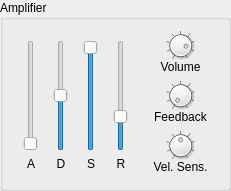
  <widget class="QGroupBox" name="groupBox_9">
   <property name="geometry">
    <rect>
     <x>630</x>
     <y>80</y>
     <width>231</width>
     <height>191</height>
    </rect>
   </property>
   <property name="title">
    <string>Amplifier</string>
   </property>
   <widget class="DialKnob" name="ampVolume">
    <property name="geometry">
     <rect>
      <x>160</x>
      <y>30</y>
      <width>41</width>
      <height>31</height>
     </rect>
    </property>
    <property name="sizePolicy">
     <sizepolicy hsizetype="Fixed" vsizetype="Fixed">
      <horstretch>0</horstretch>
      <verstretch>0</verstretch>
     </sizepolicy>
    </property>
    <property name="minimumSize">
     <size>
      <width>0</width>
      <height>0</height>
     </size>
    </property>
    <property name="maximumSize">
     <size>
      <width>16777215</width>
      <height>16777215</height>
     </size>
    </property>
    <property name="minimum">
     <number>0</number>
    </property>
    <property name="maximum">
     <number>127</number>
    </property>
    <property name="value">
     <number>105</number>
    </property>
    <property name="notchTarget">
     <double>16.000000000000000</double>
    </property>
    <property name="notchesVisible">
     <bool>true</bool>
    </property>
   </widget>
   <widget class="QLabel" name="label_36">
    <property name="geometry">
     <rect>
      <x>140</x>
      <y>60</y>
      <width>81</width>
      <height>21</height>
     </rect>
    </property>
    <property name="frameShadow">
     <enum>QFrame::Plain</enum>
    </property>
    <property name="text">
     <string>Volume</string>
    </property>
    <property name="alignment">
     <set>Qt::AlignHCenter|Qt::AlignTop</set>
    </property>
   </widget>
   <widget class="DialKnob" name="ampVelSens">
    <property name="geometry">
     <rect>
      <x>160</x>
      <y>130</y>
      <width>41</width>
      <height>31</height>
     </rect>
    </property>
    <property name="sizePolicy">
     <sizepolicy hsizetype="Fixed" vsizetype="Fixed">
      <horstretch>0</horstretch>
      <verstretch>0</verstretch>
     </sizepolicy>
    </property>
    <property name="minimumSize">
     <size>
      <width>0</width>
      <height>0</height>
     </size>
    </property>
    <property name="maximumSize">
     <size>
      <width>16777215</width>
      <height>16777215</height>
     </size>
    </property>
    <property name="minimum">
     <number>-64</number>
    </property>
    <property name="maximum">
     <number>63</number>
    </property>
    <property name="notchTarget">
     <double>16.000000000000000</double>
    </property>
    <property name="notchesVisible">
     <bool>true</bool>
    </property>
   </widget>
   <widget class="QLabel" name="label_37">
    <property name="geometry">
     <rect>
      <x>140</x>
      <y>160</y>
      <width>81</width>
      <height>21</height>
     </rect>
    </property>
    <property name="frameShadow">
     <enum>QFrame::Plain</enum>
    </property>
    <property name="text">
     <string>Vel. Sens.</string>
    </property>
    <property name="alignment">
     <set>Qt::AlignHCenter|Qt::AlignTop</set>
    </property>
   </widget>
   <widget class="QLabel" name="label_28">
    <property name="geometry">
     <rect>
      <x>140</x>
      <y>110</y>
      <width>81</width>
      <height>21</height>
     </rect>
    </property>
    <property name="frameShadow">
     <enum>QFrame::Plain</enum>
    </property>
    <property name="text">
     <string>Feedback</string>
    </property>
    <property name="alignment">
     <set>Qt::AlignHCenter|Qt::AlignTop</set>
    </property>
   </widget>
   <widget class="DialKnob" name="feedback">
    <property name="geometry">
     <rect>
      <x>160</x>
      <y>80</y>
      <width>41</width>
      <height>31</height>
     </rect>
    </property>
    <property name="sizePolicy">
     <sizepolicy hsizetype="Fixed" vsizetype="Fixed">
      <horstretch>0</horstretch>
      <verstretch>0</verstretch>
     </sizepolicy>
    </property>
    <property name="minimumSize">
     <size>
      <width>0</width>
      <height>0</height>
     </size>
    </property>
    <property name="maximumSize">
     <size>
      <width>16777215</width>
      <height>16777215</height>
     </size>
    </property>
    <property name="minimum">
     <number>0</number>
    </property>
    <property name="maximum">
     <number>127</number>
    </property>
    <property name="notchTarget">
     <double>16.000000000000000</double>
    </property>
    <property name="notchesVisible">
     <bool>true</bool>
    </property>
   </widget>
   <widget class="QWidget" name="layoutWidget">
    <property name="geometry">
     <rect>
      <x>20</x>
      <y>40</y>
      <width>22</width>
      <height>131</height>
     </rect>
    </property>
    <layout class="QVBoxLayout" name="verticalLayout">
     <item>
      <widget class="EGSlider" name="ampAttack">
       <property name="sizePolicy">
        <sizepolicy hsizetype="Preferred" vsizetype="Expanding">
         <horstretch>0</horstretch>
         <verstretch>0</verstretch>
        </sizepolicy>
       </property>
       <property name="maximum">
        <number>127</number>
       </property>
       <property name="orientation">
        <enum>Qt::Vertical</enum>
       </property>
      </widget>
     </item>
     <item>
      <widget class="QLabel" name="label_3">
       <property name="text">
        <string>A</string>
       </property>
       <property name="alignment">
        <set>Qt::AlignCenter</set>
       </property>
      </widget>
     </item>
    </layout>
   </widget>
   <widget class="QWidget" name="layoutWidget1">
    <property name="geometry">
     <rect>
      <x>50</x>
      <y>40</y>
      <width>22</width>
      <height>131</height>
     </rect>
    </property>
    <layout class="QVBoxLayout" name="verticalLayout_2">
     <item>
      <widget class="EGSlider" name="ampDecay">
       <property name="sizePolicy">
        <sizepolicy hsizetype="Preferred" vsizetype="Expanding">
         <horstretch>0</horstretch>
         <verstretch>0</verstretch>
        </sizepolicy>
       </property>
       <property name="maximum">
        <number>127</number>
       </property>
       <property name="value">
        <number>64</number>
       </property>
       <property name="orientation">
        <enum>Qt::Vertical</enum>
       </property>
      </widget>
     </item>
     <item>
      <widget class="QLabel" name="label_4">
       <property name="text">
        <string>D</string>
       </property>
       <property name="alignment">
        <set>Qt::AlignCenter</set>
       </property>
      </widget>
     </item>
    </layout>
   </widget>
   <widget class="QWidget" name="layoutWidget2">
    <property name="geometry">
     <rect>
      <x>80</x>
      <y>40</y>
      <width>22</width>
      <height>131</height>
     </rect>
    </property>
    <layout class="QVBoxLayout" name="verticalLayout_3">
     <item>
      <widget class="EGSlider" name="ampSustain">
       <property name="sizePolicy">
        <sizepolicy hsizetype="Preferred" vsizetype="Expanding">
         <horstretch>0</horstretch>
         <verstretch>0</verstretch>
        </sizepolicy>
       </property>
       <property name="maximum">
        <number>127</number>
       </property>
       <property name="value">
        <number>127</number>
       </property>
       <property name="orientation">
        <enum>Qt::Vertical</enum>
       </property>
      </widget>
     </item>
     <item>
      <widget class="QLabel" name="label_12">
       <property name="text">
        <string>S</string>
       </property>
       <property name="alignment">
        <set>Qt::AlignCenter</set>
       </property>
      </widget>
     </item>
    </layout>
   </widget>
   <widget class="QWidget" name="layoutWidget3">
    <property name="geometry">
     <rect>
      <x>110</x>
      <y>40</y>
      <width>22</width>
      <height>131</height>
     </rect>
    </property>
    <layout class="QVBoxLayout" name="verticalLayout_4">
     <item>
      <widget class="EGSlider" name="ampRelease">
       <property name="sizePolicy">
        <sizepolicy hsizetype="Preferred" vsizetype="Expanding">
         <horstretch>0</horstretch>
         <verstretch>0</verstretch>
        </sizepolicy>
       </property>
       <property name="maximum">
        <number>127</number>
       </property>
       <property name="value">
        <number>36</number>
       </property>
       <property name="orientation">
        <enum>Qt::Vertical</enum>
       </property>
       <property name="tickPosition">
        <enum>QSlider::NoTicks</enum>
       </property>
      </widget>
     </item>
     <item>
      <widget class="QLabel" name="label_13">
       <property name="text">
        <string>R</string>
       </property>
       <property name="alignment">
        <set>Qt::AlignCenter</set>
       </property>
      </widget>
     </item>
    </layout>
   </widget>
   <zorder>layoutWidget</zorder>
   <zorder>layoutWidget1</zorder>
   <zorder>layoutWidget2</zorder>
   <zorder>layoutWidget3</zorder>
   <zorder>label_28</zorder>
   <zorder>label_37</zorder>
   <zorder>label_36</zorder>
   <zorder>ampVolume</zorder>
   <zorder>ampVelSens</zorder>
   <zorder>feedback</zorder>
  </widget>
